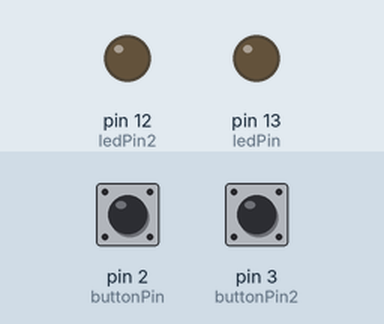
Simulated run of this sketch. Board: Arduino Uno, built with avr-gcc and run on an emulated ATmega328P. Parts: output pins drawn as LEDs (lit = HIGH). The test bench sets the inputs (shaded band); at power-on: pin 2 (buttonPin) LOW, pin 3 (buttonPin2) LOW.

Above: at 1.2 s.
1.3 s: pin 2 (buttonPin) pulled HIGH for 0.15 s
At 1.37 s:
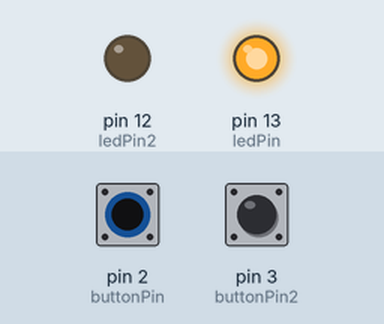
2.9 s: pin 3 (buttonPin2) pulled HIGH for 0.15 s
At 2.97 s:
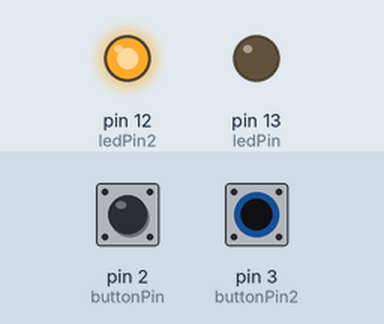
4.5 s: pin 3 (buttonPin2) pulled HIGH for 3.2 s
At 8.1 s:
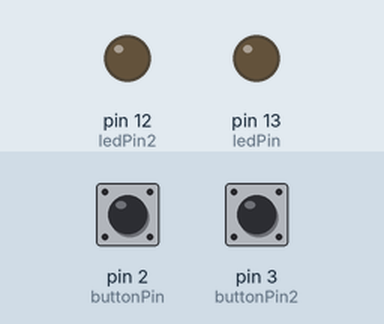
9.2 s: pin 2 (buttonPin) pulled HIGH for 3.2 s
At 10.5 s:
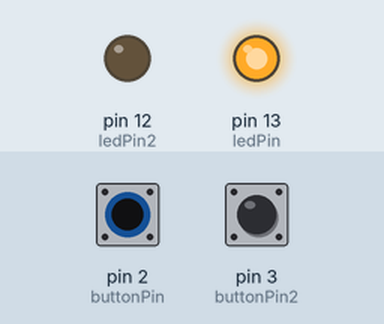
13.9 s: pin 2 (buttonPin) driven HIGH and pin 3 (buttonPin2) driven HIGH
At 15.3 s:
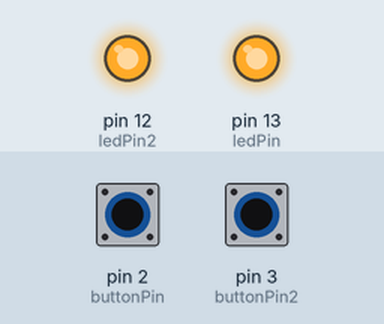
Timing chart, 0 to 16.4 s (numbered marks = the images above; inputs shaded):
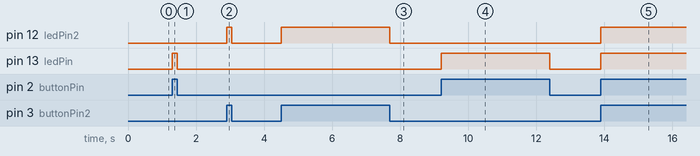

The sketch:

BottonsGame.ino
```cpp
/*
  Button

Dois botões e dois ledes, que um botão controla um led.

 */

// constants won't change. They're used here to
// set pin numbers:
const int buttonPin = 2;// the number of the pushbutton pin
const int buttonPin2 = 3;

const int ledPin =  13;      // the number of the LED pin
const int ledPin2 =  12;
// variables will change:
int buttonState = 0;
int buttonState2 = 0;// variable for reading the pushbutton status

void setup() {
  // initialize the LED pin as an output:
  pinMode(ledPin, OUTPUT);
   pinMode(ledPin2, OUTPUT);
  // initialize the pushbutton pin as an input:
  pinMode(buttonPin, INPUT);
  pinMode(buttonPin2, INPUT);
}

void loop(){
  // read the state of the pushbutton value:
  buttonState = digitalRead(buttonPin);
  buttonState2 = digitalRead(buttonPin2);

  // check if the pushbutton is pressed.
  // if it is, the buttonState is HIGH:
  if (buttonState == HIGH) {
    // turn LED on:
    digitalWrite(ledPin, HIGH);
  }
  else {
    // turn LED off:
    digitalWrite(ledPin, LOW);
  }


  //segundo butao
    // check if the pushbutton is pressed.
  // if it is, the buttonState is HIGH:
  if (buttonState2 == HIGH) {
    // turn LED on:
    digitalWrite(ledPin2, HIGH);
  }
  else {
    // turn LED off:
    digitalWrite(ledPin2, LOW);
  }

}
```

Measured:
- after the input at 1.3 s, pin 13 (ledPin): LOW → HIGH at once, → LOW 0.15 s later
- after the input at 2.9 s, pin 12 (ledPin2): LOW → HIGH at once, → LOW 0.15 s later
- after the input at 4.5 s, pin 12 (ledPin2): LOW → HIGH at once, → LOW 3.2 s later
- after the input at 9.2 s, pin 13 (ledPin): LOW → HIGH at once, → LOW 3.2 s later
- after the input at 13.9 s, pin 12 (ledPin2), pin 13 (ledPin): LOW → HIGH at once
